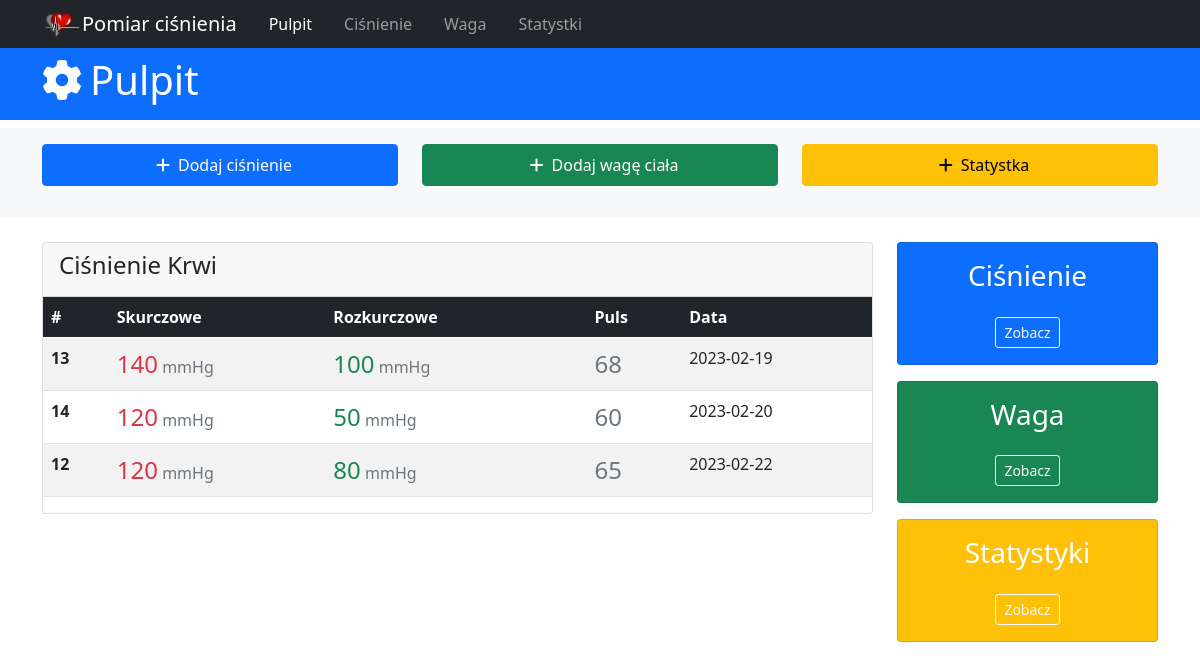
The app's page /, older data.
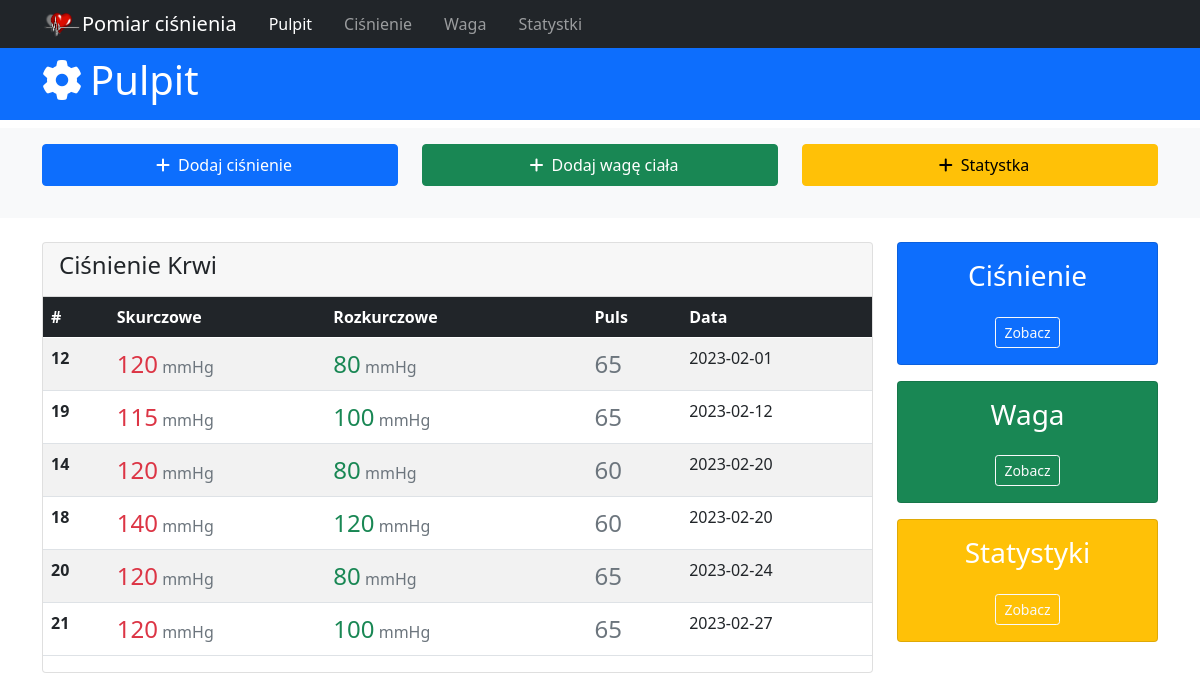
The same page, newer data.
### tables this page shows
CREATE TABLE blood_pressure(id integer primary key autoincrement, upper_pressure int, down_pressure int, pressure int, date_of_pressure date not null default(date()), description text, time_of_day VARCHAR(10));

### app.py (the view)
@app.route('/')
def index():
  db = get_db()
  sql_command = 'select id, upper_pressure, down_pressure, pressure, date_of_pressure from blood_pressure order by date_of_pressure;'
  cur = db.execute(sql_command)
  bloods = cur.fetchall()
  return render_template('index.html', active_menu='home', bloods=bloods)

### app.py (called while the page is built)
def get_db():
  if not hasattr(g, 'sqlite_db'):
    conn = sqlite3.connect(app_info['db_file'])
    conn.row_factory = sqlite3.Row
    g.sqlite_db = conn
  return g.sqlite_db

### templates/index.html (shortened to what this page needs)
{% extends 'base.html' %} {% block content %}
<header>
  <div id="main-header" class="py-2 bg-primary text-white">
    <div class="container">
      <div class="row">
        <div class="col-md-6">
          <h1><i class="fas fa-cog pe-2"></i>Pulpit</h1>
        </div>
      </div>
    </div>
  </div>
</header>
{{super()}}
<section id="main-window">
  <div class="container">
    <div class="row">
      <div class="col-md-9">
        <div class="card">
          <div class="card-header">
            <h4>Ciśnienie Krwi</h4>
          </div>
          <table class="table table-striped">
            <thead class="table-dark">
              <tr>
                <th scope="col">#</th>
                <th scope="col">Skurczowe</th>
                <th scope="col">Rozkurczowe</th>
                <th scope="col"></th>
                <th scope="col">Puls</th>
                <th scope="col">Data</th>
              </tr>
            </thead>
            <tbody>
              {% for blood in bloods %}
              <tr>
                <th scope="row">{{blood.id}}</th>
                <td>
                  <span class="fs-4 text-danger">{{blood.upper_pressure}}</span>
                  <span class="text-muted">mmHg</span>
                </td>
                <td>
                  <span class="fs-4 text-success">{{blood.down_pressure}}</span>
                  <span class="text-muted">mmHg</span>
                </td>
                <td scope="row">
                </td>
                <td class="fs-4 text-secondary">{{blood.pressure}}</td>
                <td>{{blood.date_of_pressure}}</td>
              </tr>
              {% endfor %}
            </tbody>
          </table>
        </div>
      </div>
      <div class="col md-3">
        <div class="card bg-primary text-center text-white mb-3">
          <div class="card-body">
            <h3>Ciśnienie</h3>
            <a
              href="{{url_for('pressure_history')}}"
              class="btn btn-outline-light btn-sm mt-3"
              >Zobacz</a
            >
          </div>
        </div>
        <div class="card bg-success text-center text-white mb-3">
          <div class="card-body">
            <h3>Waga</h3>
            <a
              href="{{url_for('weight_history')}}"
              class="btn btn-outline-light btn-sm mt-3"
              >Zobacz</a
            >
          </div>
        </div>
        <div class="card bg-warning text-center text-white">
          <div class="card-body">
            <h3>Statystyki</h3>
            <a href="#" class="btn btn-outline-light btn-sm mt-3">Zobacz</a>
          </div>
        </div>
      </div>
    </div>
  </div>
</section>
{% endblock %}

### templates/base.html (shortened to what this page needs)
<!DOCTYPE html>
<html lang="pl">
  <head>
    <link
      href="https://cdn.jsdelivr.net/npm/bootstrap@5.0.2/dist/css/bootstrap.min.css"
      rel="stylesheet"
    />
    <link rel="stylesheet" href="{{url_for('static', filename='style.css')}}" />
  </head>
  <body>
    {% include 'menu.html' %} {% block content %}
    <div class="section py-3 bg-light mb-4 mt-2" id="actions">
      <div class="container">
        <div class="row">
          <div class="col-md-4 mb-3">
            <a
              href="#"
              class="btn btn-primary w-100 py-2"
              data-bs-toggle="modal"
              data-bs-target="#addHeartModal"
            >
              <i class="fas fa-plus px-2"></i>Dodaj ciśnienie
            </a>
          </div>
          <div class="col-md-4 mb-3">
            <a
              href="#"
              class="btn btn-success w-100 py-2"
              data-bs-toggle="modal"
              data-bs-target="#addWeightModal"
            >
              <i class="fas fa-plus px-2"></i>Dodaj wagę ciała
            </a>
          </div>
          <div class="col-md-4">
            <a
              href="#"
              class="btn btn-warning w-100 py-2"
              data-bs-toggle="modal"
              data-bs-target="#staticBackdrop"
            >
              <i class="fas fa-plus px-2"></i>Statystka
            </a>
          </div>
        </div>
      </div>
    </div>
    {% endblock %}
  </body>
</html>

### templates/menu.html (shortened to what this page needs)
<nav class="navbar navbar-expand-sm navbar-dark bg-dark p-1">
  <div class="container">
    <a class="navbar-brand" href="{{url_for('index')}}"
      ><img src="{{url_for('static', filename='heart_sm.png')}}" alt="" />Pomiar
      ciśnienia</a
    >
    <div class="collapse navbar-collapse" id="navbarNav">
      <ul class="navbar-nav">
        <li class="nav-item px-2">
          <a
            class="nav-link {{'active' if active_menu=='home'}}"
            aria-current="page"
            href="{{url_for('index')}}"
            >Pulpit</a
          >
        </li>
        <li class="nav-item px-2">
          <a
            class="nav-link {{'active' if active_menu=='pressure_history'}}"
            href="{{url_for('pressure_history')}}"
            >Ciśnienie</a
          >
        </li>
        <li class="nav-item px-2">
          <a
            class="nav-link {{'active' if active_menu=='weight_history'}}"
            href="{{url_for('weight_history')}}"
            >Waga</a
          >
        </li>
        <li class="nav-item px-2">
          <a href="#" class="nav-link">Statystki</a>
        </li>
      </ul>
    </div>
  </div>
</nav>

### static/style.css (style rules this page uses)
.container { max-width: 1140px; }

Row changes from the older to the newer data that the page shows:
removed blood_pressure: id "13", upper_pressure "140", down_pressure "100", pressure "68", date_of_pressure "2023-02-19"
changed blood_pressure id 12: date_of_pressure "2023-02-22" → "2023-02-01"; moves up the list
added blood_pressure: id "19", upper_pressure "115", down_pressure "100", pressure "65", date_of_pressure "2023-02-12"
changed blood_pressure id 14: down_pressure "50" → "80"
added blood_pressure: id "18", upper_pressure "140", down_pressure "120", pressure "60", date_of_pressure "2023-02-20"
added blood_pressure: id "20", upper_pressure "120", down_pressure "80", pressure "65", date_of_pressure "2023-02-24"
added blood_pressure: id "21", upper_pressure "120", down_pressure "100", pressure "65", date_of_pressure "2023-02-27"
